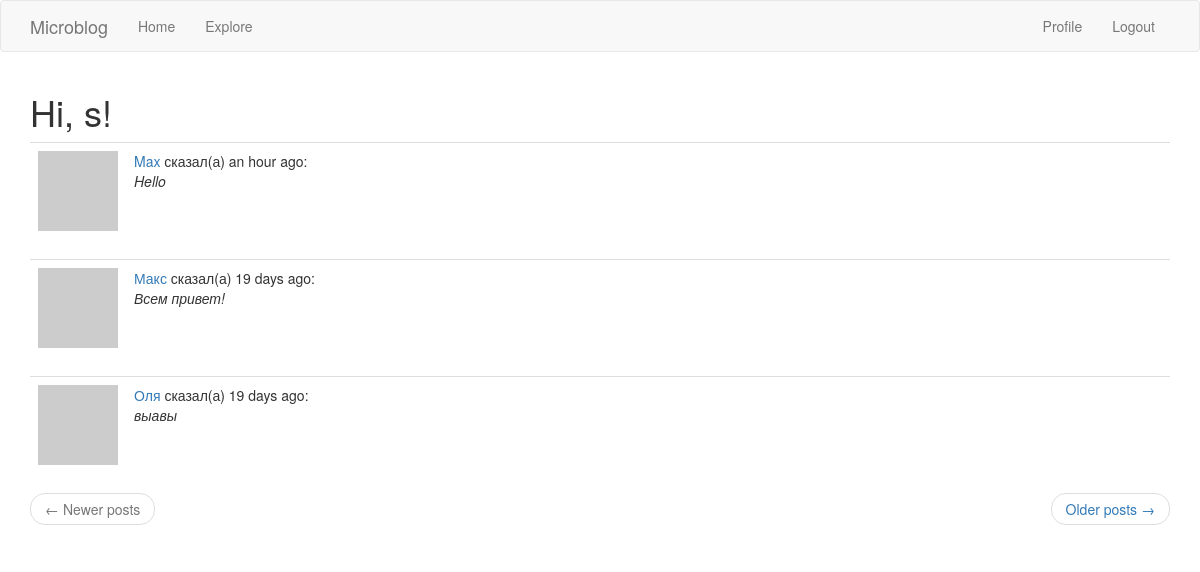
Page /explore (signed in) on the committed database.
### app/models.py (models this page shows, shortened)
class User(UserMixin, db.Model):
    id = db.Column(db.Integer, primary_key=True)
    username = db.Column(db.String(64), index=True, unique=True)
    email = db.Column(db.String(120), index=True, unique=True)
    password_hash = db.Column(db.String(128))
    posts = db.relationship('Post', backref='author', lazy='dynamic')
    about_me = db.Column(db.String(256))
    last_seen = db.Column(db.DateTime, default=datetime.utcnow)
    followed = db.relationship(
        'User', secondary=followers,
        primaryjoin=(followers.c.follower_id == id),
        secondaryjoin=(followers.c.followed_id == id),
        backref=db.backref('followers', lazy='dynamic'),
        lazy='dynamic'
    )
    def avatar(self, size):
        digest = md5(self.email.lower().encode('utf-8')).hexdigest()
        return 'https://www.gravatar.com/avatar/{0}?d=identicon&s={1}'.format(digest, size)

class Post(db.Model):
    id = db.Column(db.Integer, primary_key=True)
    body = db.Column(db.String(140))
    timestamp = db.Column(db.DateTime, index=True, default=datetime.utcnow)
    user_id = db.Column(db.Integer, db.ForeignKey('user.id'))

### app/main/routes.py (the view)
@bp.route('/explore')
@login_required
def explore():
    page = request.args.get('page', 1, type=int)
    posts = Post.query.order_by(Post.timestamp.desc()).paginate(
        page, current_app.config['POSTS_PER_PAGE'], False
    )
    next_url = url_for('main.explore', page=posts.next_num) if posts.has_next else None
    prev_url = url_for('main.explore', page=posts.prev_num) if posts.has_prev else None
    return render_template('index.html', title='Explore', form=None,
                           posts=posts.items, next_url=next_url, prev_url=prev_url)

### app/main/routes.py (called while the page is built)
@bp.before_request
def before_request():
    if current_user.is_authenticated:
        current_user.last_seen = datetime.utcnow()
        db.session.commit()

### app/models.py (called while the page is built)
@login.user_loader
def load_user(id):
    return User.query.get(int(id))

### app/templates/index.html (shortened to what this page needs)
{% extends "base.html" %}
{% import 'bootstrap/wtf.html' as wtf %}
{% block app_content %}
    <h1>Hi, {{ current_user.username }}!</h1>
    {% for post in posts %}
        {% include '_post.html' %}
    {% endfor %}
    <nav aria-label="...">
        <ul class="pager">
            <li class="previous{% if not prev_url %} disabled{% endif %}">
                <a href="{{ prev_url or '#' }}">
                    <span aria-hidden="true">&larr;</span> Newer posts
                </a>
            </li>
            <li class="next{% if not next_url %} disabled{% endif %}">
                <a href="{{ next_url or '#' }}">
                    Older posts <span aria-hidden="true">&rarr;</span>
                </a>
            </li>
        </ul>
    </nav>
{% endblock %}

### app/templates/_post.html
<table class="table table-hover">
    <tr>
        <td width="64px">
            <a href="{{ url_for('main.user', username=post.author.username) }}">
                <img src="{{ post.author.avatar(64) }}" />
            </a>
        </td>
        <td>
            <a href="{{ url_for('main.user', username=post.author.username) }}">
                {{ post.author.username }}
            </a>
            сказал(а) {{ moment(post.timestamp).fromNow() }}:
            <br>
            <i>{{ post.body }}</i>
        </td>
    </tr>
</table>

### rows in the picture
User: username "s"
Post: author.username "Max", timestamp "an hour ago", body "Hello"
Post: author.username "Макс", timestamp "19 days ago", body "Всем привет!"
Post: author.username "Оля", timestamp "19 days ago", body "выавы"
